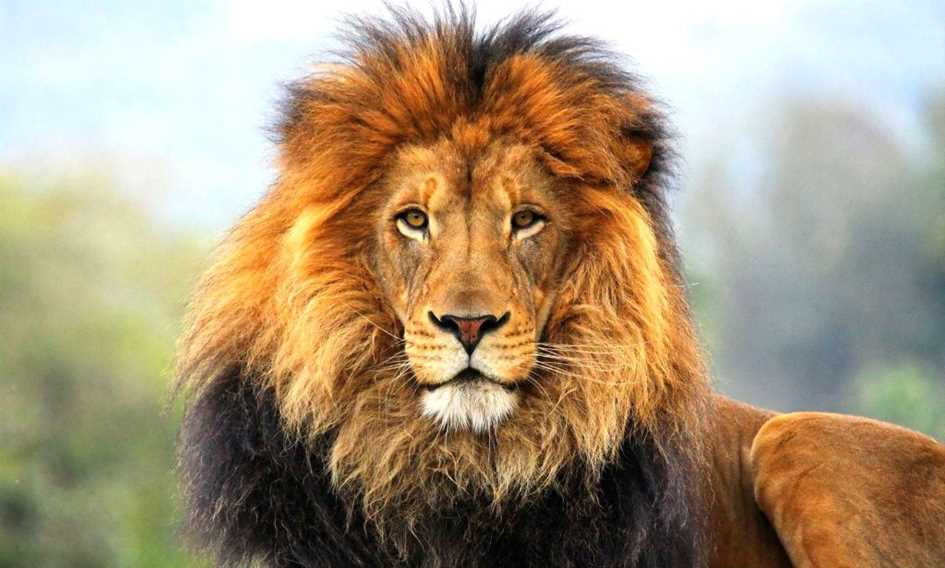
#> input picture Sprint_2 (PYTHON)/semana_3/leao.png, 945 x 568 px
$ jupyter execute --allow-errors 'PARTE 5 - MATPLOTLIB.ipynb'
#> lines starting #> are read from the running program, lines starting #| are printed output that depends on the picture
[cell 1]
import numpy as np
from matplotlib import pyplot as plt

np.random.seed(0)
a = np.random.random((10,2))

plt.scatter(a[:,0], a[:,1])
plt.show()

[cell 2]
np.random.seed(1241363)
dados = [np.random.normal(0, std, 100) for std in range(1, 4)]

fig = plt.figure()
bplot = plt.boxplot(dados, vert=True, patch_artist=True)

for patch, color in zip(bplot['boxes'], ['pink', 'lightblue', 'lightgreen']):
    patch.set_facecolor(color)

    plt.grid(True, axis='y')
    plt.xticks(np.arange(3)+1, ['Sem outliers', 'Com outliers', 'Sem e com outliers'])
    plt.title("Exemplo de boxplots")
    plt.ylabel("Valores")

    plt.show

[cell 3]
from PIL import Image
img = Image.open('../semana_3/leao.png')
#> img is the input picture: PIL image 945x568 RGB; mean R, G, B 167.5, 149, 121.5
plt.imshow(img)

[cell 4]
#Exercicio 01

import numpy as np
import matplotlib.pyplot as plt
from PIL import Image

def sigmoid(x):
    return 1 / (1 + np.exp(-x))

a = np.arange(-5,5)

b = sigmoid(a)

plt.plot(a, b, marker='o', color='#FEF510')
plt.show()
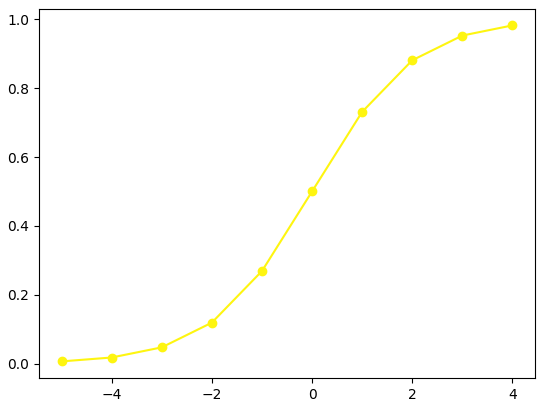
#> figure drawn by matplotlib, 1 panel; curve peaks at x = 4, y = 0.982

[cell 5]
#Exercicio 02

def sigmoid(x):
    return 1 / (1 + np.exp(-x))

def relu(x):
    return np.maximum(0, x)

a = np.arange(-5,5)

b = sigmoid(a)
c = relu(a)


sigmoid = plt.plot(a, b, marker='o', color='#FEF510', label='Sigmoid')
relu = plt.plot(a, c, marker='x', color='#CDCDCD', label='Relu')

plt.legend()
plt.show()
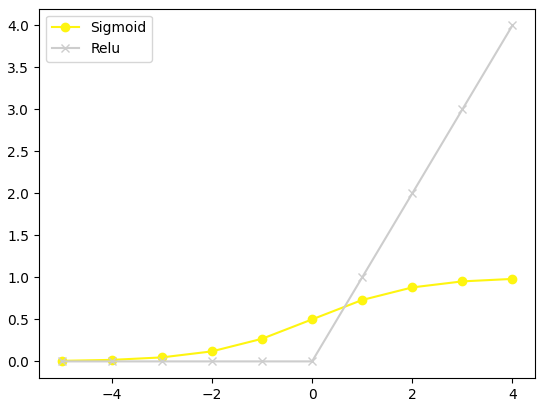
#> figure drawn by matplotlib, 1 panel; curve peaks at x = 4, y = 0.982; curve peaks at x = 4, y = 4

[cell 6]
#Exercicio 3
from PIL import Image
img = Image.open('../semana_3/leao.png')

plt.imshow(img)

gray_image = img.convert(mode="L")
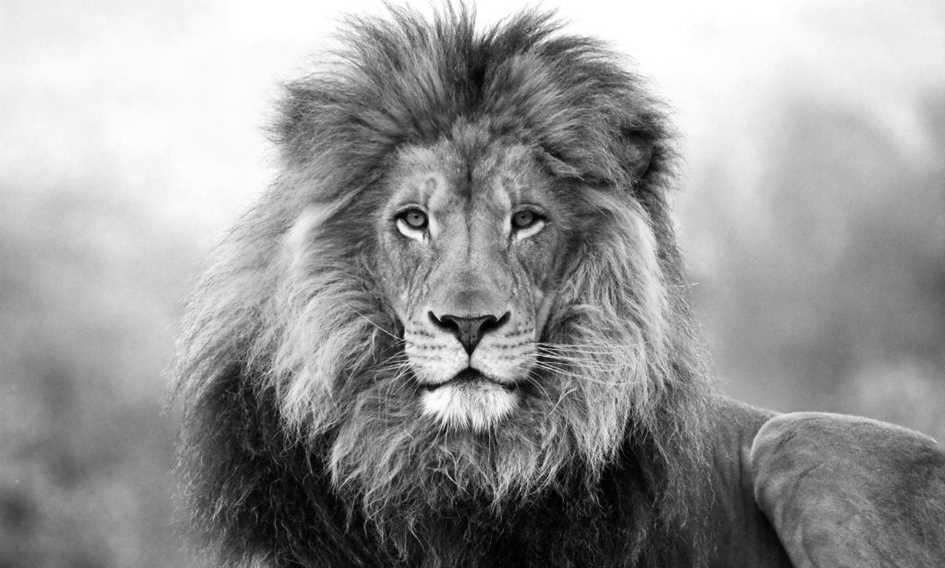
#> gray_image: PIL image 945x568 L; min 0, max 255, mean 151.4
plt.imshow(gray_image)

horizontal_image = img.transpose(Image.FLIP_LEFT_RIGHT)
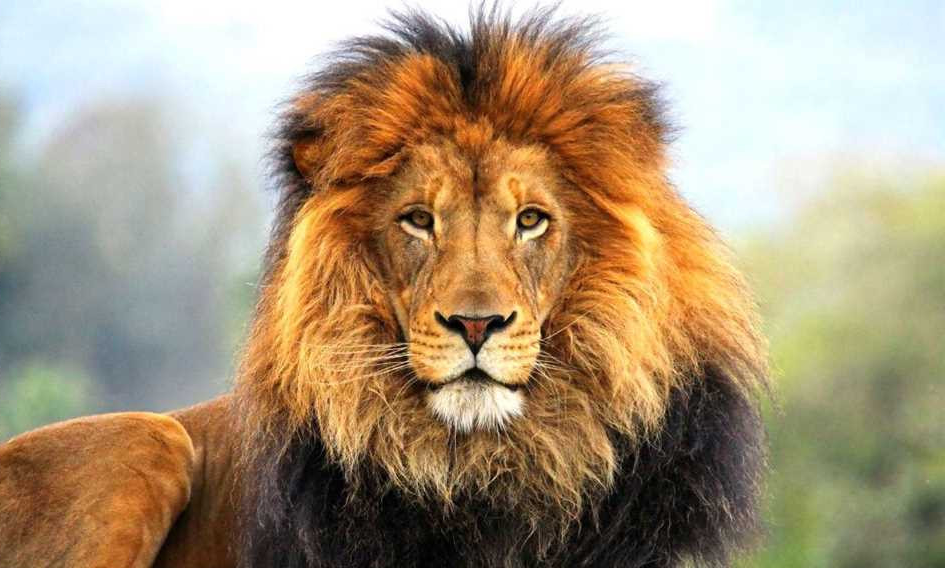
#> horizontal_image: PIL image 945x568 RGB; mean R, G, B 167.5, 149, 121.5
plt.imshow(horizontal_image)

vertical_image = img.transpose(Image.FLIP_TOP_BOTTOM)
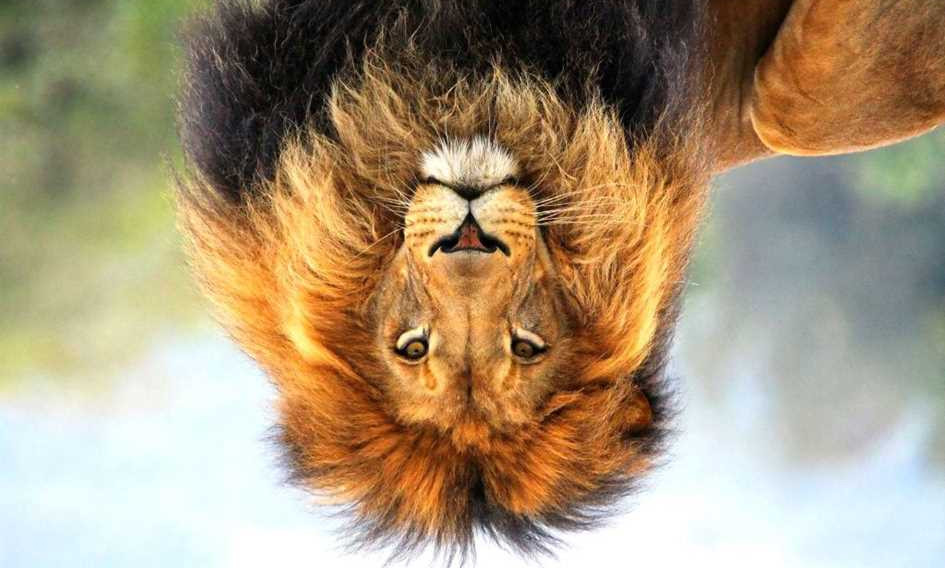
#> vertical_image: PIL image 945x568 RGB; mean R, G, B 167.5, 149, 121.5
plt.imshow(vertical_image)

rotated_image = img.rotate(90)
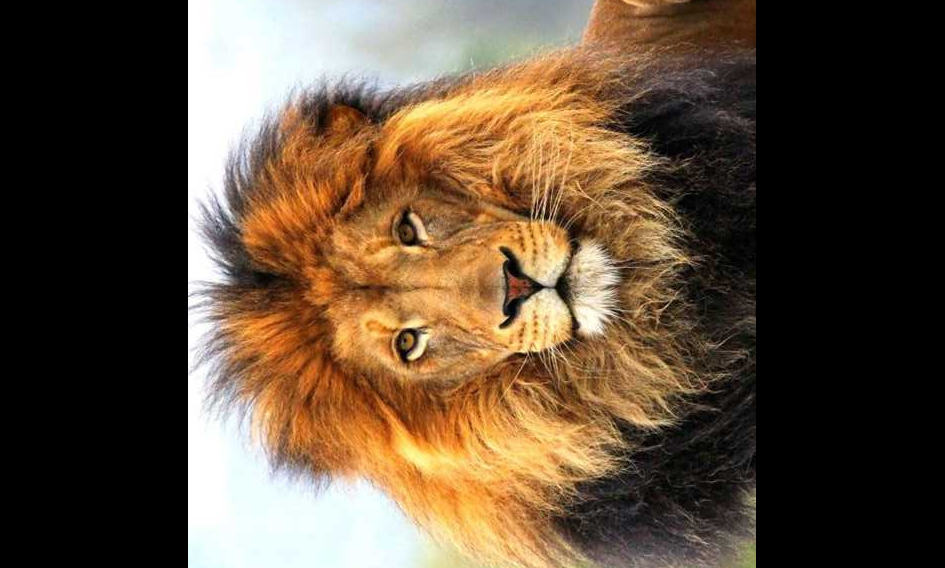
#> rotated_image: PIL image 945x568 RGB; mean R, G, B 96.8, 78.1, 58.9
plt.imshow(rotated_image)

#> (a cell that did not finish here is left out)

[cell 8]
image = np.array(Image.open('../semana_3/test.png'))
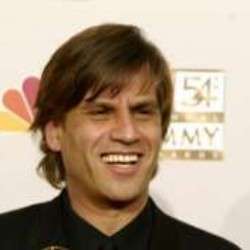
#> input picture Sprint_2 (PYTHON)/semana_3/test.png, 250 x 250 px
#> image is the input picture: shape (250, 250, 3); mean R, G, B 170, 151, 130.4
print('Shape da imagem: {}, dtype: {}'.format(image.shape, image.dtype))
#| Shape da imagem: (250, 250, 3), dtype: uint8
bbox = [67, 80, 175, 187] # x1, y1, x2, y2
print('Coordenadas do bouding box: x1={}, y1={}, x2={}, y2={}'.format(*bbox))

image[:bbox[1]] =0
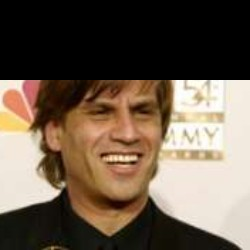
#> image: shape (250, 250, 3); mean R, G, B 106.7, 91.4, 76.3
image[bbox[3]:] =0
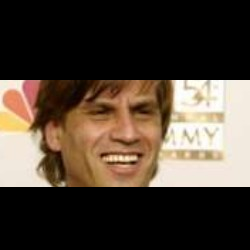
#> image: shape (250, 250, 3); mean R, G, B 78.3, 66, 54.4
image[:, :bbox[0]] =0
image[:, bbox[2]:] =0
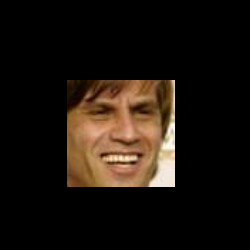
#> image: shape (250, 250, 3); mean R, G, B 27.9, 20.3, 13.7

plt.imshow(image)

plt.show()
